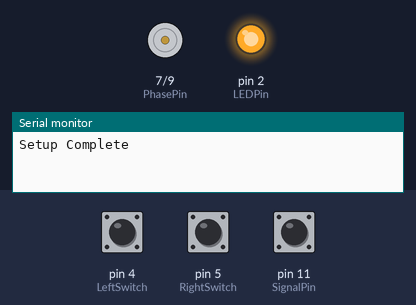
Recording of a sketch running on a simulated Arduino Uno, built with avr-gcc and run on an emulated ATmega328P. On the bench: direction and speed pins drawn as motors (green arrow = direction pin HIGH = forward, orange = LOW = backward, longer = more drive), output pins drawn as LEDs (lit = HIGH), the last lines printed to the serial monitor. The test bench sets the inputs (shaded band); at power-on: pin 11 (SignalPin) HIGH, pin 4 (LeftSwitch) HIGH, pin 5 (RightSwitch) HIGH.

Above: at 2.2 s.
2.3 s: pin 11 (SignalPin) pulled LOW for 0.15 s
At 2.62 s:
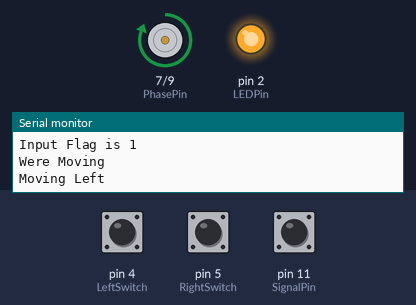
4.2 s: pin 4 (LeftSwitch) pulled LOW for 1 s
At 4.46 s:
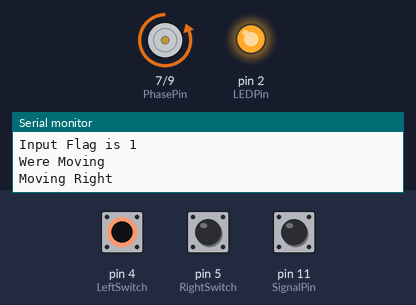
6.7 s: pin 5 (RightSwitch) pulled LOW for 3.2 s
At 11.1 s:
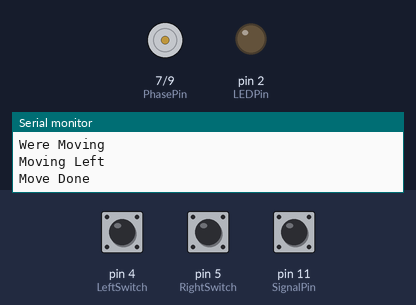
11.4 s: pin 4 (LeftSwitch) pulled LOW for 0.15 s
At 13.1 s:
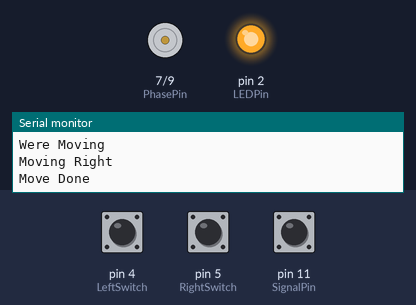
13.4 s: pin 4 (LeftSwitch) pulled LOW for 3.2 s
At 17.3 s:
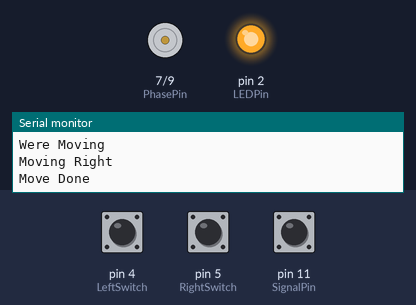
Timing chart, 0 to 18.8 s (numbered marks = the images above; inputs shaded):
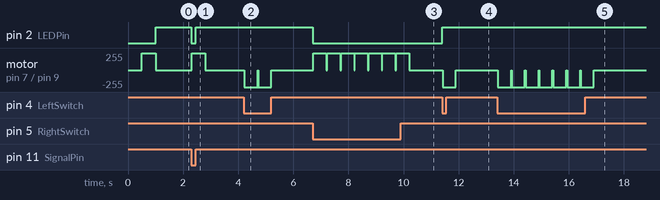

The sketch:

Window_Switch_Test.ino
```cpp
// (licence header left out)
// This program uses an electro magnet to move an aluminum bar that either blocks, or doesnt block a viewport on a customers cryostat.


// Phase low = forward,
// Phase hiigh = reverse
// PWM to enable determines speed

int EnablePin = 9;    // Pin 9 controlls the magnet speed
int PhasePin = 7;     // Pin 7 controlls the magnet direction
int LeftSwitch = 4;   // Pin 4 is the is connected to the Left override switch
int RightSwitch = 5;  // Pin 5 is connected to the right override switch
int SignalPin = 11;   // TTL Logic input pin
int LEDPin = 2;       // LED pin

byte PWMval = 255;  // The PWM duty cycle of the enable pin, BYTE, 0=Always OFF, 256=Always on
// Note: The motor dirver board needs to see a PWM signal, will not respond with duty cycle=256

bool PinState;             // Variable to store the current input button state
bool PrevousPinState = 1;  // Variable to store the prevous input button state

bool LeftSwitchState;
bool PrevousLeftSwitchState = 0;

bool RightSwitchState;
bool PreviousRightSwitchState = 0;


// variables to controll the time the switch is on
const int OnTime = 500;  // Time the selenoid should remain active, milliseconds

unsigned long BeginingMillis = 0;  // Store the time the switch was pressed

bool RunOnce = 0;  // Switch to ensure the starting time is only recorded once
bool PrevousRunOnce = 1;

// Variables to controll input Switching
bool InputFlag = 0;

// Variable to store current switch position
bool SwitchPosition = 0;  // 0 = Left, 1 = Right

bool IsMoving = 0;  // Variable to store if the switch is currently moving from one side to another


void setup() {
  // Begin Serial Port:
  Serial.begin(9600);
  delay(500);

  // Define Inputs and Outputs
  pinMode(LeftSwitch, INPUT_PULLUP);
  pinMode(RightSwitch, INPUT_PULLUP);
  pinMode(SignalPin, INPUT_PULLUP);
  pinMode(EnablePin, OUTPUT);
  pinMode(PhasePin, OUTPUT);
  pinMode(LEDPin, OUTPUT);

  // When the system is first turned on the window state is indeterminate
  // Close shutter so the current state is known
  digitalWrite(PhasePin, HIGH);
  analogWrite(EnablePin, PWMval);
  delay(OnTime);
  digitalWrite(PhasePin, LOW);
  analogWrite(EnablePin, 0);
  Serial.println("Setup Complete");

  digitalWrite(LEDPin,HIGH);
}

void loop() {
  // Read the state of the button pin at the begining of every cycle
  PinState = digitalRead(SignalPin);
  LeftSwitchState = digitalRead(LeftSwitch);
  RightSwitchState = digitalRead(RightSwitch);

  unsigned long currentMillis = millis();  // Save the current time
                                           //Serial.println(PinState);

  // If the switch state changes, execute tasks to begin moving shutter
  //if (PrevousPinState != PinState) {
  if ((PinState == 1 && PrevousPinState == 0) || LeftSwitchState == 0) {
    InputFlag = 1;
    digitalWrite(LEDPin,HIGH);
    SwitchPosition = 0;
    //Serial.println(digitalRead(PinState));
    if (RunOnce == 0) {
      BeginingMillis = millis();  // Store the time the switch was intiailly pressed

      Serial.print("Initial Time is ");
      Serial.println(BeginingMillis);
      Serial.println("");
      Serial.print("RunOnce Flag state is ");
      Serial.println(RunOnce);
      Serial.println("");
      Serial.print("Input Flag is ");
      Serial.println(InputFlag);
      Serial.println("");
      RunOnce = 1;  // This is to make sure the initial time is only saved once
    }
    PrevousPinState = PinState;
  }
  else if ((PinState == 0 && PrevousPinState == 1) || RightSwitchState == 0) {
    InputFlag = 1;
    digitalWrite(LEDPin,LOW);
    SwitchPosition = 1;
    //Serial.println(digitalRead(PinState));
    if (RunOnce == 0) {
      BeginingMillis = millis();  // Store the time the switch was intiailly pressed

      Serial.print("Initial Time is ");
      Serial.println(BeginingMillis);
      Serial.println("");
      Serial.print("RunOnce Flag state is ");
      Serial.println(RunOnce);
      Serial.println("");
      Serial.print("Input Flag is ");
      Serial.println(InputFlag);
      Serial.println("");
      RunOnce = 1;  // This is to make sure the initial time is only saved once
    }

    PrevousPinState = PinState;
  }

  if (InputFlag == 1 && (currentMillis - BeginingMillis <= OnTime)) {
    //Serial.println("This Worked");
    if (IsMoving == 0) {
      Serial.println("Were Moving");
      if (SwitchPosition == 0) {
        digitalWrite(PhasePin, LOW);
        analogWrite(EnablePin, PWMval);
        Serial.println("Moving Right");
      } else if (SwitchPosition == 1) {
        digitalWrite(PhasePin, HIGH);
        analogWrite(EnablePin, PWMval);
        Serial.println("Moving Left");
      }
      IsMoving = 1;
    }

  } else if (InputFlag == 1 && (currentMillis - BeginingMillis >= OnTime)) {
    //SwitchPosition = !SwitchPosition;
    analogWrite(EnablePin, 0);
    InputFlag = 0;
    IsMoving = 0;
    RunOnce = 0;
    Serial.println("Move Done");
  }
}
```

Measured:
- after the input at 2.3 s, pin 2 (LEDPin): HIGH → LOW at once, → HIGH 0.15 s later; motor on pin 7 (PhasePin) / pin 9 (EnablePin): stopped → forward 255/255 at once, → stopped 0.48 s later
- after the input at 4.2 s, motor on pin 7 (PhasePin) / pin 9 (EnablePin): stopped → backward 255/255 at once, → stopped 0.98 s later
- after the input at 6.7 s, pin 2 (LEDPin): HIGH → LOW at once; motor on pin 7 (PhasePin) / pin 9 (EnablePin): alternates forward 255/255 for 0.47 s and stopped for 0.03 s, 14 changes in all, then stays stopped, starting at once
- after the input at 11.4 s, pin 2 (LEDPin): LOW → HIGH at once; motor on pin 7 (PhasePin) / pin 9 (EnablePin): stopped → backward 255/255 at once, → stopped 0.48 s later
- after the input at 13.4 s, motor on pin 7 (PhasePin) / pin 9 (EnablePin): alternates backward 255/255 for 0.47 s and stopped for 0.03 s, 14 changes in all, then stays stopped, starting at once
